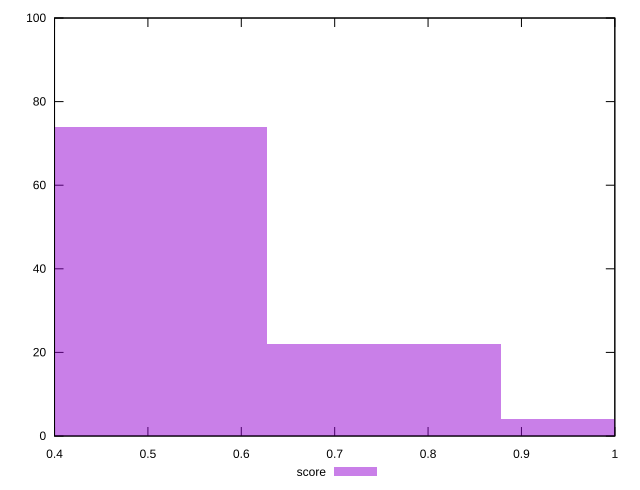

Write the gnuplot code that produced this figure.
reset

$score <<EOF
0.5019201273867141 74
0.7528801910800711 22
1.0038402547734282 4
EOF

set key outside below
set boxwidth 0.25096006369335705
set xrange [0.4:1]
set yrange [0:100]
set trange [0:100]
set style fill transparent solid 0.5 noborder
set terminal svg size 640, 490 enhanced background rgb 'white'
set output "report/report_00029_2021-02-24T13-36-40.390Z/uses-http2/samples/agenda/score/histogram.svg"

plot $score title "score" with boxes

reset
